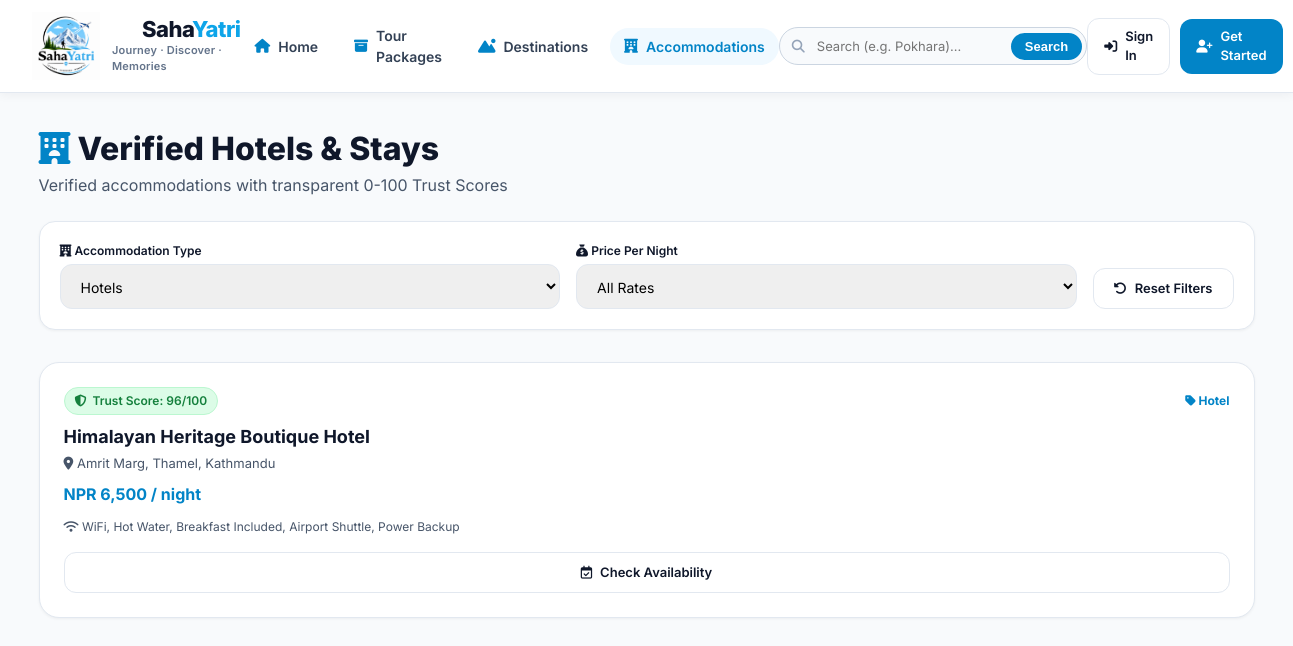
Page /accommodations.php?type=Hotel on the committed database.
### tables this page shows
CREATE TABLE IF NOT EXISTS `accommodations` (
    `id` INT AUTO_INCREMENT PRIMARY KEY,
    `organization_id` INT DEFAULT NULL,
    `destination_id` INT NOT NULL,
    `name` VARCHAR(150) NOT NULL,
    `type` ENUM('Hotel', 'Resort', 'Homestay', 'Guesthouse', 'Lodge', 'Hostel') DEFAULT 'Hotel',
    `description` TEXT,
    `address` TEXT NOT NULL,
    `latitude` DECIMAL(10, 8) NOT NULL,
    `longitude` DECIMAL(11, 8) NOT NULL,
    `price_per_night` DECIMAL(10, 2) NOT NULL,
    `rating` DECIMAL(3, 2) DEFAULT 4.80,
    `trust_score` INT DEFAULT 95,
    `is_verified` TINYINT(1) DEFAULT 1,
    `approval_status` ENUM('PENDING', 'APPROVED', 'REJECTED') DEFAULT 'PENDING' COMMENT 'Superadmin approval gate',
    `facilities` TEXT,
    `contact_phone` VARCHAR(50),
    `image_url` VARCHAR(255) DEFAULT NULL,
    `created_at` TIMESTAMP DEFAULT CURRENT_TIMESTAMP,
    FOREIGN KEY (`organization_id`) REFERENCES `organizations`(`id`) ON DELETE CASCADE,
    FOREIGN KEY (`destination_id`) REFERENCES `destinations`(`id`) ON DELETE CASCADE
);

### accommodations.php (the view, shortened to what this page needs)
<?php
$db = getDBConnection();
$type = trim($_GET['type'] ?? 'all');
$priceFilter = trim($_GET['price'] ?? 'all');
$sql = "SELECT a.*, d.name as destination_name, d.region
        FROM accommodations a
        JOIN destinations d ON a.destination_id = d.id
        WHERE 1=1";
$params = [];
if (!empty($type) && $type !== 'all') {
    $sql .= " AND a.type = ?";
    $params[] = $type;
}
$sql .= " ORDER BY a.trust_score DESC";
$stmt = $db->prepare($sql);
$stmt->execute($params);
$accommodations = $stmt->fetchAll();
?>
<!DOCTYPE html>
<html lang="en">
<head>
    <link rel="stylesheet" href="https://cdnjs.cloudflare.com/ajax/libs/font-awesome/6.5.1/css/all.min.css">
    <link rel="stylesheet" href="assets/css/style.css">
</head>
<body>
    <?php include __DIR__ . '/includes/navbar.php'; ?>
    <div class="content-area" style="max-width: 1280px;">
        <div style="margin-bottom: 24px;">
            <h1 style="font-size: 32px; font-weight: 800; color: var(--color-dark-accent);"><i class="fa-solid fa-hotel" style="color: var(--color-primary-dark);"></i> Verified Hotels & Stays</h1>
            <p style="color: var(--color-text-secondary);">Verified accommodations with transparent 0-100 Trust Scores</p>
        </div>
        <div class="filter-container">
            <form action="accommodations.php" method="GET" class="filter-row">
                <div class="filter-group">
                    <label class="form-label" style="margin-bottom: 4px; font-size: 12px;"><i class="fa-solid fa-hotel"></i> Accommodation Type</label>
                    <select name="type" class="form-select" onchange="this.form.submit()">
                        <option value="Hotel" <?php echo $type === 'Hotel' ? 'selected' : ''; ?>>Hotels</option>
                    </select>
                </div>
                <div class="filter-group">
                    <label class="form-label" style="margin-bottom: 4px; font-size: 12px;"><i class="fa-solid fa-sack-dollar"></i> Price Per Night</label>
                    <select name="price" class="form-select" onchange="this.form.submit()">
                        <option value="all" <?php echo ($priceFilter === 'all') ? 'selected' : ''; ?>>All Rates</option>
                    </select>
                </div>
                <div style="align-self: flex-end;">
                    <a href="accommodations.php" class="btn btn-outline" style="font-size: 13px;"><i class="fa-solid fa-rotate-left"></i> Reset Filters</a>
                </div>
            </form>
        </div>
        <div class="dashboard-grid">
            <?php if (empty($accommodations)): ?>
                <div class="card" style="grid-column: 1 / -1; text-align: center; padding: 40px;">
                    <i class="fa-solid fa-hotel" style="font-size: 40px; color: var(--color-text-muted); margin-bottom: 12px;"></i>
                    <h3>No accommodations found matching your criteria</h3>
                    <a href="accommodations.php" class="btn btn-primary" style="margin-top: 16px;">View All Stays</a>
                </div>
            <?php else: ?>
                <?php foreach ($accommodations as $acc): ?>
                    <div class="card">
                        <div style="display: flex; justify-content: space-between; align-items: center; margin-bottom: 8px;">
                            <span class="badge risk-safe"><i class="fa-solid fa-shield-halved"></i> Trust Score: <?php echo $acc['trust_score']; ?>/100</span>
                            <span style="font-size: 12px; font-weight: bold; color: var(--color-primary-dark);"><i class="fa-solid fa-tag"></i> <?php echo htmlspecialchars($acc['type']); ?></span>
                        </div>
                        <h3 style="font-size: 18px; font-weight: 700; margin-bottom: 4px;"><?php echo htmlspecialchars($acc['name']); ?></h3>
                        <p style="font-size: 13px; color: var(--color-text-secondary); margin-bottom: 8px;"><i class="fa-solid fa-location-dot"></i> <?php echo htmlspecialchars($acc['address']); ?></p>
                        <p style="font-size: 16px; font-weight: bold; color: var(--color-primary-dark); margin-bottom: 12px;">NPR <?php echo number_format($acc['price_per_night']); ?> / night</p>
                        <p style="font-size: 12px; color: var(--color-text-secondary); margin-bottom: 16px;"><i class="fa-solid fa-wifi"></i> <?php echo htmlspecialchars($acc['facilities']); ?></p>
                        <a href="login.php" class="btn btn-outline" style="width: 100%; font-size: 13px;"><i class="fa-regular fa-calendar-check"></i> Check Availability</a>
                    </div>
                <?php endforeach; ?>
            <?php endif; ?>
        </div>
    </div>
</body>
</html>

### assets/css/style.css (style rules this page uses)
:root { --color-primary: #0EA5E9; --color-primary-dark: #0284C7; --color-primary-light: #E0F2FE; --color-primary-100: #F0F9FF; --color-dark-accent: #0F172A; --color-nature-green: #15803D; --color-sky-accent: #38BDF8; --color-danger: #EF4444; --color-danger-dark: #DC2626; --color-danger-light: #FEE2E2; --color-success: #10B981; --color-warning: #F59E0B; --color-risk-safe: #16A34A; --color-risk-caution: #EAB308; --color-risk-high: #F97316; --color-risk-critical: #DC2626; --color-text-primary: #0F172A; --color-text-secondary: #475569; --color-text-muted: #94A3B8; --color-border: #E2E8F0; --color-surface: #FFFFFF; --color-background: #F8FAFC; --radius-sm: 6px; --radius-md: 12px; --radius-lg: 20px; --shadow-sm: 0 1px 3px rgba(0, 0, 0, 0.05); --shadow-md: 0 4px 12px rgba(14, 165, 233, 0.08); --shadow-lg: 0 10px 25px rgba(15, 23, 42, 0.12); }
* { box-sizing: border-box; margin: 0; padding: 0; }
body { font-family: 'Inter', system-ui, -apple-system, sans-serif; background-color: var(--color-background); color: var(--color-text-primary); line-height: 1.5; -webkit-font-smoothing: antialiased; }
.content-area { padding: 32px; flex: 1; max-width: 1400px; margin: 0 auto; width: 100%; }
.dashboard-grid { display: grid; grid-template-columns: repeat(auto-fit, minmax(320px, 1fr)); gap: 24px; margin-bottom: 32px; }
.card { background: var(--color-surface); border-radius: var(--radius-lg); border: 1px solid var(--color-border); padding: 24px; box-shadow: var(--shadow-sm); transition: transform 0.2s ease, box-shadow 0.2s ease; }
.btn { display: inline-flex; align-items: center; justify-content: center; gap: 8px; padding: 10px 20px; border-radius: var(--radius-md); font-size: 14px; font-weight: 600; cursor: pointer; border: none; transition: all 0.2s ease; text-decoration: none; }
.btn-outline { background: transparent; border: 1px solid var(--color-border); color: var(--color-text-primary); }
.badge { display: inline-flex; align-items: center; gap: 6px; padding: 4px 10px; border-radius: 20px; font-size: 12px; font-weight: 600; }
.risk-safe { background: #DCFCE7; color: #15803D; border: 1px solid #BBF7D0; }
.form-label { display: block; font-size: 14px; font-weight: 600; margin-bottom: 6px; color: var(--color-text-primary); }
.form-input, .form-select, .form-textarea { width: 100%; padding: 12px 16px; border-radius: var(--radius-md); border: 1px solid var(--color-border); font-size: 14px; font-family: inherit; transition: border 0.2s ease; }

### accommodations.php (style rules this page uses)
.filter-container { background: white; border-radius: 16px; padding: 20px; border: 1px solid var(--color-border); margin-bottom: 32px; box-shadow: var(--shadow-sm); }
.filter-row { display: flex; gap: 16px; flex-wrap: wrap; align-items: center; }
.filter-group { flex: 1; min-width: 200px; }

### rows in the picture
accommodations: trust_score "96", type "Hotel", name "Himalayan Heritage Boutique Hotel", address "Amrit Marg, Thamel, Kathmandu", price_per_night "6,500", facilities "WiFi, Hot Water, Breakfast Included, Airport Shuttle, Power Backup"
